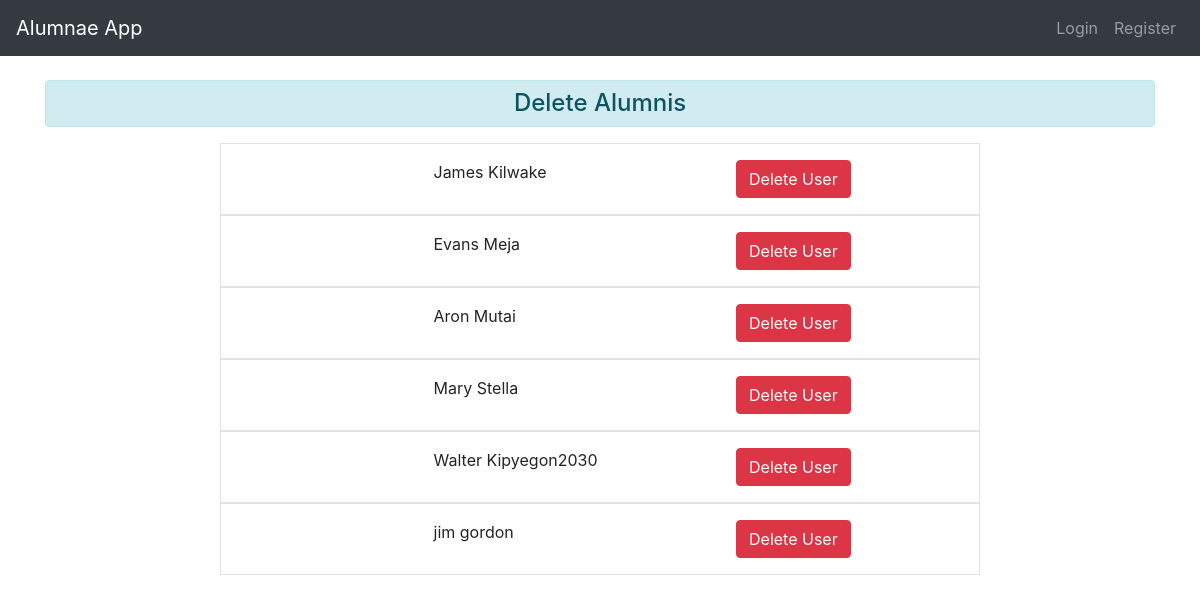
The page /admin_dashboard/manage_users on the database its author committed.
### public/models.py (models this page shows)
class alumnae_registration(models.Model):
    user = models.ForeignKey(User, on_delete=models.CASCADE)
    slug  = models.SlugField(blank=True)
    followers = models.ManyToManyField(User,related_name='follower')
    phone = models.CharField(max_length=14,blank=True,null=True)
    field = models.ForeignKey(field,on_delete=models.CASCADE,default=1)
    picture =models.ImageField(upload_to='profile_pictures/',blank=True,null=True,default="default/anony.jpg")
    about = models.TextField(max_length=14,blank=True,null=True)

### admin_app/views.py (the view)
# urls.py: path("manage_users",manage_users,name="manage_users"),
def manage_users(request):
    template_name="admin_app/manage_users.html"
    alumni_list = alumnae_registration.objects.all()
    context={'alumni_list':alumni_list}
    return render(request,template_name,context)

### templates/admin_app/manage_users.html (shortened to what this page needs)
{% extends 'layouts/base.html'%}
{%block content%}
<main role="main" class="container">
    <h4 class="alert alert-info p-2 text-center">Delete Alumnis</h4>
    <div class="row">
        <div class="col-8 col-md-8 col-sm-8 col-md-8 mx-auto">
            {%for alumni in alumni_list%}
            <div class="row p-3 border shadow">
                <div class="col-3">
                </div>
                <div class="col-5">{{alumni.user.first_name}} {{alumni.user.last_name}}</div>
                <div class="col-3">
                    <button id="{{alumni.slug}}" class="btn btn-danger delete">Delete User</button>
                </div>
            </div>
            {%endfor%}
        </div>
    </div>
</main>
{%endblock content%}

### templates/layouts/base.html (shortened to what this page needs)
<!doctype html>
<html lang="en">
  <head>
    {%include 'snippets/css.html'%}
  </head>
  <body>
    {%include 'snippets/navbar.html'%}
    {%block content%}
    {%endblock content%}
  </body>
</html>

### templates/snippets/css.html
    {%load static%}
    <link href="{% static 'vendors/bootstrap.min.css'%}" rel="stylesheet">
    <link href="{% static 'vendors/starter-template.css'%}" rel="stylesheet">

### templates/snippets/js.html (shortened to what this page needs)
    {%load static%}

### templates/snippets/navbar.html (shortened to what this page needs)
{%if not request.user.is_authenticated%}
<nav class="navbar navbar-expand-md navbar-dark bg-dark fixed-top">
  <a class="navbar-brand" href="/">Alumnae App</a>
  <div class="collapse navbar-collapse" id="navbarsExampleDefault">
    <ul class="navbar-nav">
      <li class="nav-item">
        <a class="nav-link" href="{%url 'login'%}">Login</a>
      </li>
      <li class="nav-item">
        <a class="nav-link" href="{%url 'register'%}">Register</a>
      </li>
    </ul>
  </div>
</nav>
{%endif%}

### rows shown on the page
alumnae_registration: user.first_name "James", user.last_name "Kilwake"
alumnae_registration: user.first_name "Evans", user.last_name "Meja"
alumnae_registration: user.first_name "Aron", user.last_name "Mutai"
alumnae_registration: user.first_name "Mary", user.last_name "Stella"
alumnae_registration: user.first_name "Walter", user.last_name "Kipyegon2030"
alumnae_registration: user.first_name "jim", user.last_name "gordon"
